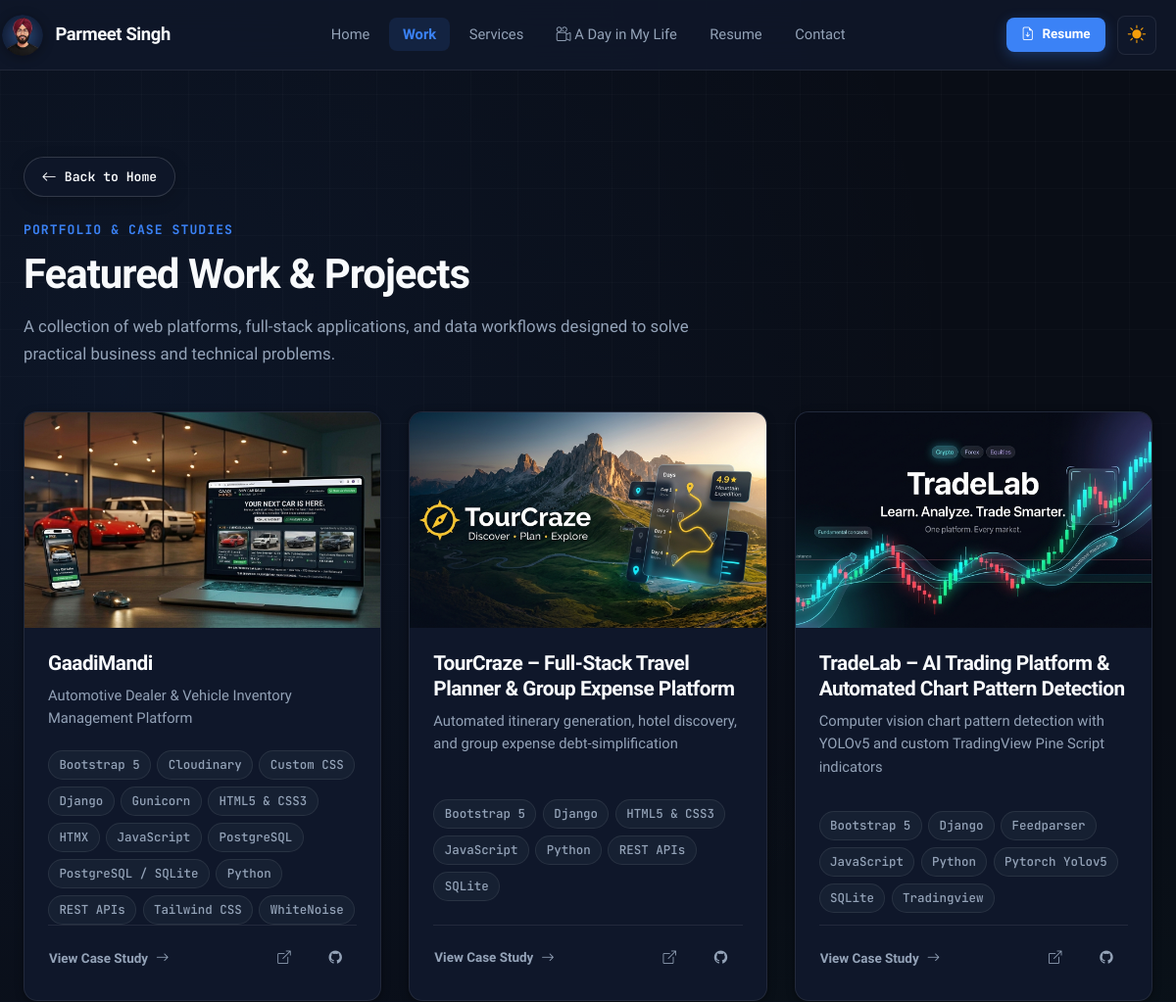
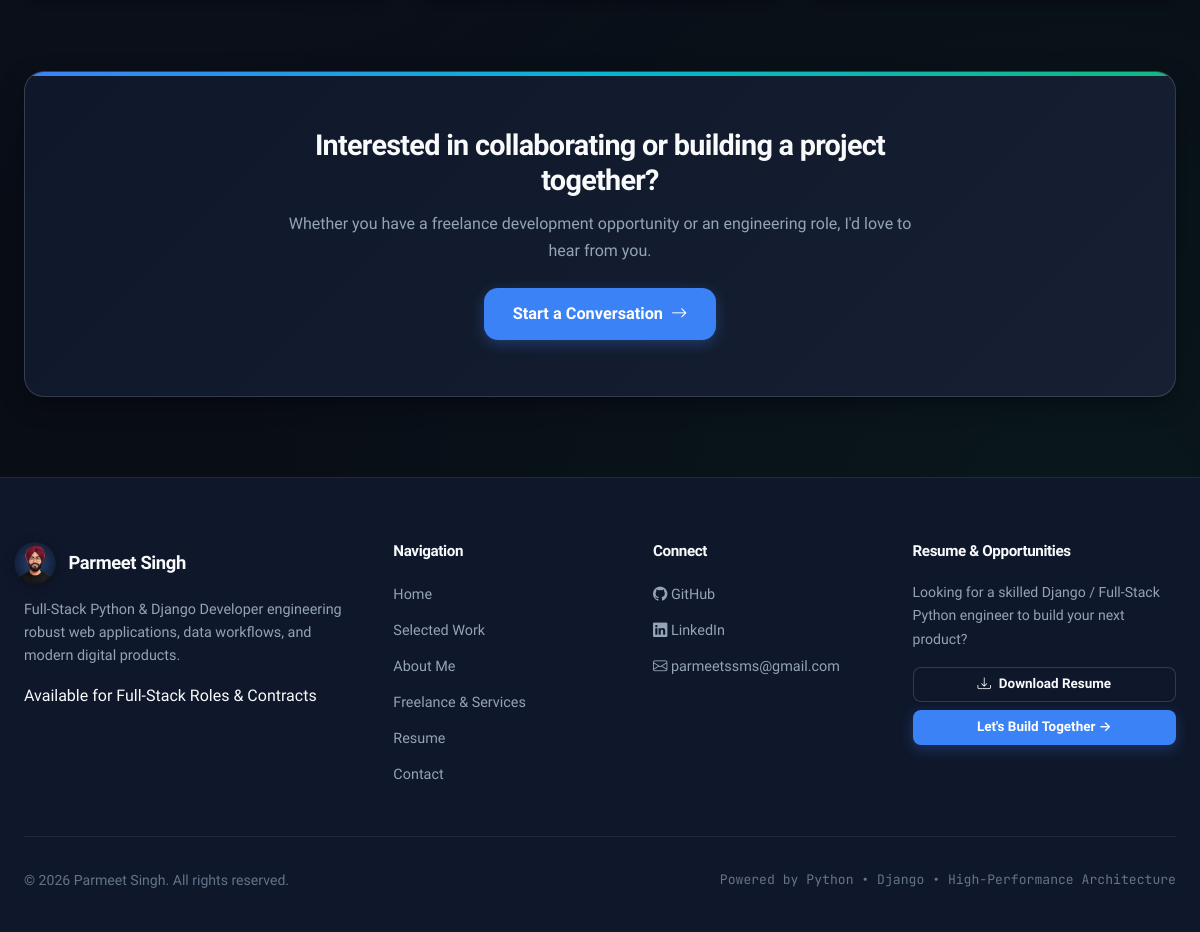
Page /work/ on the committed database (2 pictures, top to bottom).
### portfolio/models.py (models this page shows, shortened)
class Profile(models.Model):
    name = models.CharField(max_length=100, default="Parmeet Singh")
    headline = models.CharField(
        max_length=255,
        default="Building digital products, working with data, and exploring what's next."
    )
    subheadline = models.TextField(
        default="I'm a Computer Science graduate specializing in AI & Data Science, building web applications, exploring data-driven solutions, and working on digital projects for businesses."
    )
    bio_short = models.TextField(
        default="Parmeet is a Computer Science graduate with a background in AI & Data Science who enjoys building practical software and experimenting across different areas of technology. He is currently exploring the intersection of Software Development, Data, and Digital Products."
    )
    bio_full = models.TextField(
        blank=True,
        default="I am an early-career technologist passionate about software engineering, data analytics, and digital product creation. My background in Computer Science with specialization in AI & Data Science has equipped me with strong problem-solving fundamentals, modern full-stack development skills (Python, Django, JavaScript), and data exploration capabilities. Rather than claiming senior expertise in everything, I focus on hands-on execution: understanding real-world user needs, writing clean code, analyzing information thoughtfully, and delivering functional digital experiences."
    )
    email = models.EmailField(default="contact@parmeetsingh.dev")
    location = models.CharField(max_length=100, default="Punjab, India")
    github_url = models.URLField(default="https://github.com/singhparmeet12")
    linkedin_url = models.URLField(default="https://linkedin.com/in/parmeetsingh")
    is_available_for_work = models.BooleanField(default=True)
    avatar = models.ImageField(upload_to="profile/", blank=True, null=True)
    class Meta:
        verbose_name = "Site Profile"
        verbose_name_plural = "Site Profile"

class Project(models.Model):
    CLIENT_TYPE_CHOICES = [
        ('personal', 'Personal Project'),
        ('freelance', 'Freelance / Client Work'),
        ('academic', 'Academic / Research'),
        ('open_source', 'Open Source'),
    ]
    title = models.CharField(max_length=150)
    slug = models.SlugField(max_length=150, unique=True)
    tagline = models.CharField(max_length=255, help_text="Short one-line elevator pitch")
    category = models.ForeignKey(ProjectCategory, on_delete=models.SET_NULL, null=True, related_name='projects')
    technologies = models.ManyToManyField(Technology, related_name='projects')
    featured_image = models.ImageField(upload_to="projects/")
    overview = models.TextField(help_text="What real-world problem this project solves")
    what_i_built = models.TextField(help_text="Detailed explanation of Parmeet's actual contribution and architecture")
    key_features = models.TextField(help_text="List key features (separated by newlines)")
    challenges_learning = models.TextField(help_text="Technical challenges encountered and what was learned")
    github_url = models.URLField(blank=True, help_text="GitHub repository URL")
    live_url = models.URLField(blank=True, help_text="Live working demo URL")
    client_type = models.CharField(max_length=30, choices=CLIENT_TYPE_CHOICES, default='personal')
    is_featured = models.BooleanField(default=False, help_text="Feature on Homepage")
    completion_date = models.DateField(blank=True, null=True)
    display_order = models.PositiveIntegerField(default=0)
    created_at = models.DateTimeField(auto_now_add=True)
    updated_at = models.DateTimeField(auto_now=True)
    class Meta:
        verbose_name = "Project"
        verbose_name_plural = "Projects"
        ordering = ['display_order', '-created_at']
    def get_absolute_url(self):
        return reverse('portfolio:project_detail', kwargs={'slug': self.slug})

class Technology(models.Model):
    CATEGORY_CHOICES = [
        ('languages', 'Programming Languages'),
        ('backend', 'Backend & Frameworks'),
        ('frontend', 'Frontend & UI'),
        ('data_ai', 'Data, Analytics & AI'),
        ('database', 'Databases'),
        ('tools', 'Tools & DevOps'),
    ]
    name = models.CharField(max_length=100)
    slug = models.SlugField(max_length=100, unique=True)
    category = models.CharField(max_length=30, choices=CATEGORY_CHOICES, default='backend')
    badge_color = models.CharField(max_length=30, blank=True, default='indigo')
    class Meta:
        verbose_name = "Technology"
        verbose_name_plural = "Technologies"
        ordering = ['name']

### portfolio/views.py (the view)
# urls.py: path('work/', views.work_view, name='work'),
def work_view(request):
    selected_category_slug = request.GET.get('category', '').strip()
    categories = []
    projects_qs = []
    try:
        categories = list(ProjectCategory.objects.all())
        projects_qs = Project.objects.all().prefetch_related('technologies', 'category')
        if selected_category_slug and selected_category_slug != 'all':
            projects_qs = projects_qs.filter(category__slug=selected_category_slug)
    except Exception:
        categories = []
        projects_qs = []
    context = {
        'projects': projects_qs,
        'categories': categories,
        'selected_category_slug': selected_category_slug or 'all',
        'active_page': 'work',
    }
    return render(request, 'portfolio/work.html', context)

### templates/portfolio/work.html (shortened to what this page needs)
{% extends 'base.html' %}
{% load static %}
{% block content %}
<section class="section-padding" aria-label="Projects Portfolio">
  <div class="site-container">
    <div class="page-nav-bar mb-3">
      <a href="{% url 'portfolio:home' %}" class="btn-page-back" title="Return to Homepage">
        <i class="bi bi-arrow-left"></i>
        <span>Back to Home</span>
      </a>
    </div>
    <div class="section-header">
      <span class="section-subtitle">Portfolio &amp; Case Studies</span>
      <h1 class="section-title">Featured Work &amp; Projects</h1>
      <p class="section-description">
        A collection of web platforms, full-stack applications, and data workflows designed to solve practical business and technical problems.
      </p>
    </div>
    <div class="grid-3" id="projectsGrid">
      {% for project in projects %}
        <article
          class="project-card"
          data-project-category="all {{ project.category.slug|default:'' }}"
          id="project-{{ project.slug }}">
          <div class="project-card-image-wrap">
            {% if project.featured_image %}
              <img src="{{ project.featured_image.url }}?v={{ project.updated_at|date:'U'|default:'2026' }}" alt="{{ project.title }} Preview" class="project-card-image" loading="lazy">
            {% else %}
              <div style="width:100%; height:100%; display:flex; align-items:center; justify-content:center; background:var(--bg-surface-subtle); color:var(--text-muted); font-family:var(--font-mono); font-size:0.9rem;">
                [ {{ project.title }} ]
              </div>
            {% endif %}
          </div>
          <div class="project-card-body">
            <h2 class="project-card-title" style="font-size: 1.3rem;">
              <a href="{{ project.get_absolute_url }}">{{ project.title }}</a>
            </h2>
            <p class="project-card-description">
              {{ project.tagline }}
            </p>
            <div class="project-tech-tags mb-3">
              {% for tech in project.technologies.all %}
                <span class="badge-tech">{{ tech.name }}</span>
              {% endfor %}
            </div>
            <div class="d-flex align-items-center justify-content-between pt-3" style="display:flex; justify-content:space-between; align-items:center; border-top:1px solid var(--border-subtle); margin-top:auto; padding-top:1rem;">
              <a href="{{ project.get_absolute_url }}" class="btn-modern btn-subtle btn-sm p-0" style="padding:0; font-weight:600;">
                <span>View Case Study</span>
                <i class="bi bi-arrow-right ms-1"></i>
              </a>
              <div style="display: flex; gap: 0.5rem;">
                {% if project.live_url %}
                  <a href="{{ project.live_url }}" target="_blank" rel="noopener noreferrer" class="btn-modern btn-subtle btn-sm" title="Live Demo">
                    <i class="bi bi-box-arrow-up-right"></i>
                  </a>
                {% endif %}
                {% if project.github_url %}
                  <a href="{{ project.github_url }}" target="_blank" rel="noopener noreferrer" class="btn-modern btn-subtle btn-sm" title="View Code on GitHub">
                    <i class="bi bi-github"></i>
                  </a>
                {% elif project.slug == 'gaadimandi' %}
                  <button type="button" class="btn-modern btn-subtle btn-sm" onclick="openPrivateRepoModal('GaadiMandi')" title="Private Repository Notice">
                    <i class="bi bi-github"></i>
                  </button>
                {% endif %}
              </div>
            </div>
          </div>
        </article>
      {% empty %}
        <div class="col-12 py-5 text-center" style="grid-column: 1 / -1; text-align: center; padding: 3rem 0;">
          <p class="text-muted">No projects found in this category.</p>
          <a href="{% url 'portfolio:work' %}" class="btn-modern btn-secondary-outline mt-3">Reset Filters</a>
        </div>
      {% endfor %}
    </div>
    <div class="cta-banner" style="margin-top: 4.5rem;">
      <div class="cta-banner-content">
        <h3 style="font-size: 1.8rem; margin-bottom: 0.75rem;">
          Interested in collaborating or building a project together?
        </h3>
        <p style="color: var(--text-secondary); margin-bottom: 1.5rem;">
          Whether you have a freelance development opportunity or an engineering role, I'd love to hear from you.
        </p>
        <a href="{% url 'portfolio:contact' %}" class="btn-modern btn-primary-glow btn-lg">
          <span>Start a Conversation</span>
          <i class="bi bi-arrow-right"></i>
        </a>
      </div>
    </div>
  </div>
</section>
{% endblock %}

### templates/base.html (shortened to what this page needs)
{% load static %}
<!DOCTYPE html>
<html lang="en" data-theme="light">
<head>
  <link rel="stylesheet" href="https://cdn.jsdelivr.net/npm/bootstrap-icons@1.11.3/font/bootstrap-icons.min.css">
  <link rel="stylesheet" href="{% static 'css/style.css' %}?v=20260902_0053">
</head>
<body>
  <div class="bg-grid-overlay" aria-hidden="true"></div>
  <div class="app-wrapper">
    <header>
      <nav class="site-navbar" aria-label="Main Navigation">
        <div class="site-container nav-inner">
          <a href="{% url 'portfolio:home' %}" class="brand-logo" title="Parmeet Singh - Home">
            <div class="brand-icon">
              <img src="{% static 'img/avatar_logo.png' %}?v=2" alt="Parmeet Singh" class="brand-avatar-img" width="42" height="42">
            </div>
            <span>{{ site_profile.name|default:"Parmeet Singh" }}</span>
          </a>
          <ul class="nav-links" role="list">
            <li>
              <a href="{% url 'portfolio:home' %}" class="nav-link-item {% if active_page == 'home' %}active{% endif %}">
                Home
              </a>
            </li>
            <li>
              <a href="{% url 'portfolio:work' %}" class="nav-link-item {% if active_page == 'work' %}active{% endif %}">
                Work
              </a>
            </li>
            <li>
              <a href="{% url 'portfolio:services' %}" class="nav-link-item {% if active_page == 'services' %}active{% endif %}">
                Services
              </a>
            </li>
            <li>
              <a href="{% url 'portfolio:about' %}" class="nav-link-item {% if active_page == 'about' %}active{% endif %}" title="A Day in My Life — Interactive Visual Story">
                <i class="bi bi-camera-reels me-1"></i>
                <span>A Day in My Life</span>
              </a>
            </li>
            <li>
              <a href="{% url 'portfolio:resume' %}" class="nav-link-item {% if active_page == 'resume' %}active{% endif %}">
                Resume
              </a>
            </li>
            <li>
              <a href="{% url 'portfolio:contact' %}" class="nav-link-item {% if active_page == 'contact' %}active{% endif %}">
                Contact
              </a>
            </li>
          </ul>
          <div class="nav-actions">
            <a href="{% url 'portfolio:resume_download' %}" class="btn-modern btn-primary-glow btn-sm nav-resume-btn" title="Download Resume PDF">
              <i class="bi bi-file-earmark-arrow-down"></i>
              <span class="nav-resume-text">Resume</span>
            </a>
            <button type="button" class="theme-toggle-btn" aria-label="Toggle theme mode" title="Switch Light/Dark Theme">
              <i class="bi bi-sun-fill icon-sun"></i>
            </button>
          </div>
        </div>
      </nav>
    </header>
    <main class="main-content" id="mainContent">
      {% block content %}{% endblock %}
    </main>
    <footer class="site-footer">
      <div class="site-container">
        <div class="footer-grid">
          <div class="footer-col">
            <a href="{% url 'portfolio:home' %}" class="brand-logo mb-3" style="display: inline-flex; margin-bottom: 0.85rem;">
              <div class="brand-icon">
                <img src="{% static 'img/avatar_logo.png' %}?v=2" alt="Parmeet Singh" class="brand-avatar-img" width="42" height="42">
              </div>
              <span>{{ site_profile.name|default:"Parmeet Singh" }}</span>
            </a>
            <p style="font-size: 0.9rem; line-height: 1.6; max-width: 320px; color: var(--text-secondary);">
              Full-Stack Python & Django Developer engineering robust web applications, data workflows, and modern digital products.
            </p>
            <div class="status-indicator" style="margin-top: 1rem;">
              <span>Available for Full-Stack Roles &amp; Contracts</span>
            </div>
          </div>
          <div class="footer-col">
            <h5>Navigation</h5>
            <ul class="footer-links">
              <li><a href="{% url 'portfolio:home' %}">Home</a></li>
              <li><a href="{% url 'portfolio:work' %}">Selected Work</a></li>
              <li><a href="{% url 'portfolio:about' %}">About Me</a></li>
              <li><a href="{% url 'portfolio:services' %}">Freelance & Services</a></li>
              <li><a href="{% url 'portfolio:resume' %}">Resume</a></li>
              <li><a href="{% url 'portfolio:contact' %}">Contact</a></li>
            </ul>
          </div>
          <div class="footer-col">
            <h5>Connect</h5>
            <ul class="footer-links">
              <li>
                <a href="{{ site_profile.github_url }}" target="_blank" rel="noopener noreferrer">
                  <i class="bi bi-github me-1"></i> GitHub
                </a>
              </li>
              <li>
                <a href="{{ site_profile.linkedin_url }}" target="_blank" rel="noopener noreferrer">
                  <i class="bi bi-linkedin me-1"></i> LinkedIn
                </a>
              </li>
              <li>
                <a href="mailto:{{ site_profile.email }}">
                  <i class="bi bi-envelope me-1"></i> {{ site_profile.email }}
                </a>
              </li>
            </ul>
          </div>
          <div class="footer-col">
            <h5>Resume & Opportunities</h5>
            <p style="font-size: 0.88rem; margin-bottom: 1rem; color: var(--text-secondary);">
              Looking for a skilled Django / Full-Stack Python engineer to build your next product?
            </p>
            <a href="{% url 'portfolio:resume_download' %}" class="btn-modern btn-secondary-outline btn-sm w-100" style="width: 100%; margin-bottom: 0.5rem;">
              <i class="bi bi-download"></i> Download Resume
            </a>
            <a href="{% url 'portfolio:contact' %}" class="btn-modern btn-primary-glow btn-sm w-100" style="width: 100%;">
              Let's Build Together &rarr;
            </a>
          </div>
        </div>
        <div class="footer-bottom">
          <div>
            &copy; {{ current_year }} Parmeet Singh. All rights reserved.
          </div>
          <div class="font-mono" style="font-size: 0.82rem; color: var(--text-muted);">
            Powered by Python &bull; Django &bull; High-Performance Architecture
          </div>
        </div>
      </div>
    </footer>
  </div>
</body>
</html>

### rows in the picture
Profile: name "Parmeet Singh", email "parmeetssms@gmail.com"
Project: featured_image (picture), title "GaadiMandi", tagline "Automotive Dealer & Vehicle Inventory Management Platform"
Technology: name "Bootstrap 5"
Technology: name "Cloudinary"
Technology: name "Custom CSS"
Technology: name "Django"
Technology: name "Gunicorn"
Technology: name "HTML5 & CSS3"
Technology: name "HTMX"
Technology: name "JavaScript"
Technology: name "PostgreSQL"
Technology: name "PostgreSQL / SQLite"
Technology: name "Python"
Technology: name "REST APIs"
Technology: name "Tailwind CSS"
Technology: name "WhiteNoise"
Project: featured_image (picture), title "TourCraze – Full-Stack Travel Planner & Group Expense Platform", tagline "Automated itinerary generation, hotel discovery, and group expense debt-simplification"
Technology: name "SQLite"
Project: featured_image (picture), title "TradeLab – AI Trading Platform & Automated Chart Pattern Detection", tagline "Computer vision chart pattern detection with YOLOv5 and custom TradingView Pine Script indicators"
Technology: name "Feedparser"
Technology: name "Pytorch Yolov5"
Technology: name "Tradingview"
